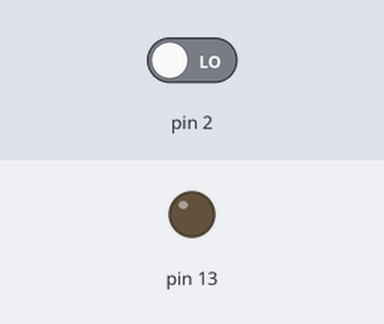
Simulated run of this sketch. Board: Arduino Uno, built with avr-gcc and run on an emulated ATmega328P. Shown: output pins drawn as LEDs (lit = HIGH). The inputs (shaded band) are chosen by the test bench; at power-on: pin 2 LOW.

Above: at 1.2 s.
1.3 s: pin 2 driven HIGH
At 1.8 s:
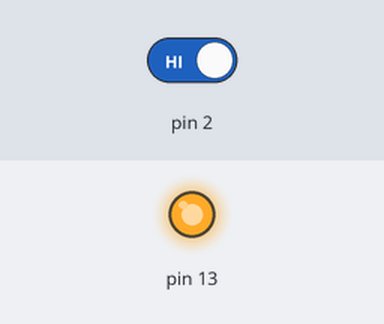
2.8 s: pin 2 driven LOW
At 4.2 s:
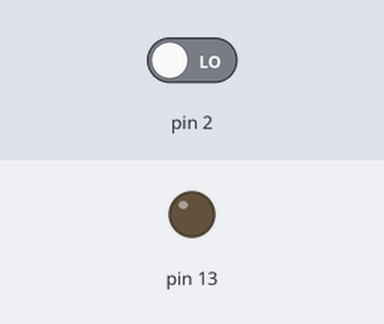
Timing chart, 0 to 5.8 s (numbered marks = the images above; inputs shaded):
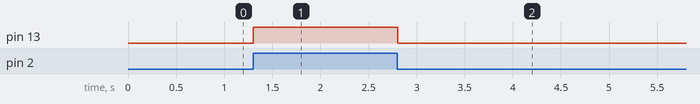

Measured:
- after the input at 1.3 s, pin 13: LOW → HIGH at once
- after the input at 2.8 s, pin 13: HIGH → LOW at once

The sketch:

wec_demo_1.ino
```cpp
/*WEC WE Bots Workshop Demo #1
Arduino program blinks LED connected to pin 13
*/

int buttonState = 0;

void setup()
{
  pinMode(13,OUTPUT);
  pinMode(2, INPUT);
}

void loop()
{
  /* // Tutorial Part A: time-dependent blinking
  // Turn the LED ON
  digitalWrite(13, HIGH);

  // Wait
  delay(3000);

  // Turn the LED OFF
  digitalWrite(13, LOW);

  // Wait
  delay(3000);
  */

  // Tutorial Part B: input-dependent
  // Read the state of the pushbutton value
  buttonState = digitalRead(2);

  // check if pushbutton is pressed -> turn LED on
  if(buttonState == HIGH){
    digitalWrite(13, HIGH);
  }
  else{
    digitalWrite(13,LOW);
  }

    delay(10); // Delay a little bit to improve simulation performance
}
```
